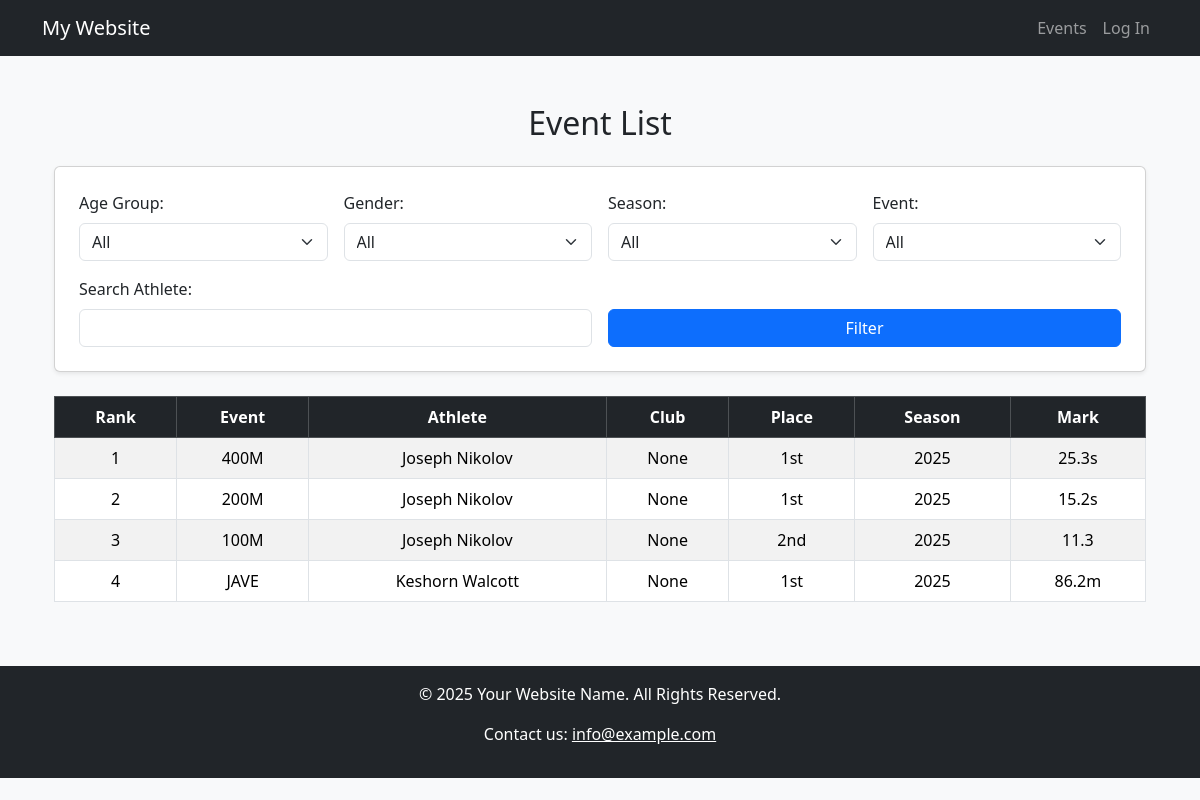
Page /events/ on the earlier database version.
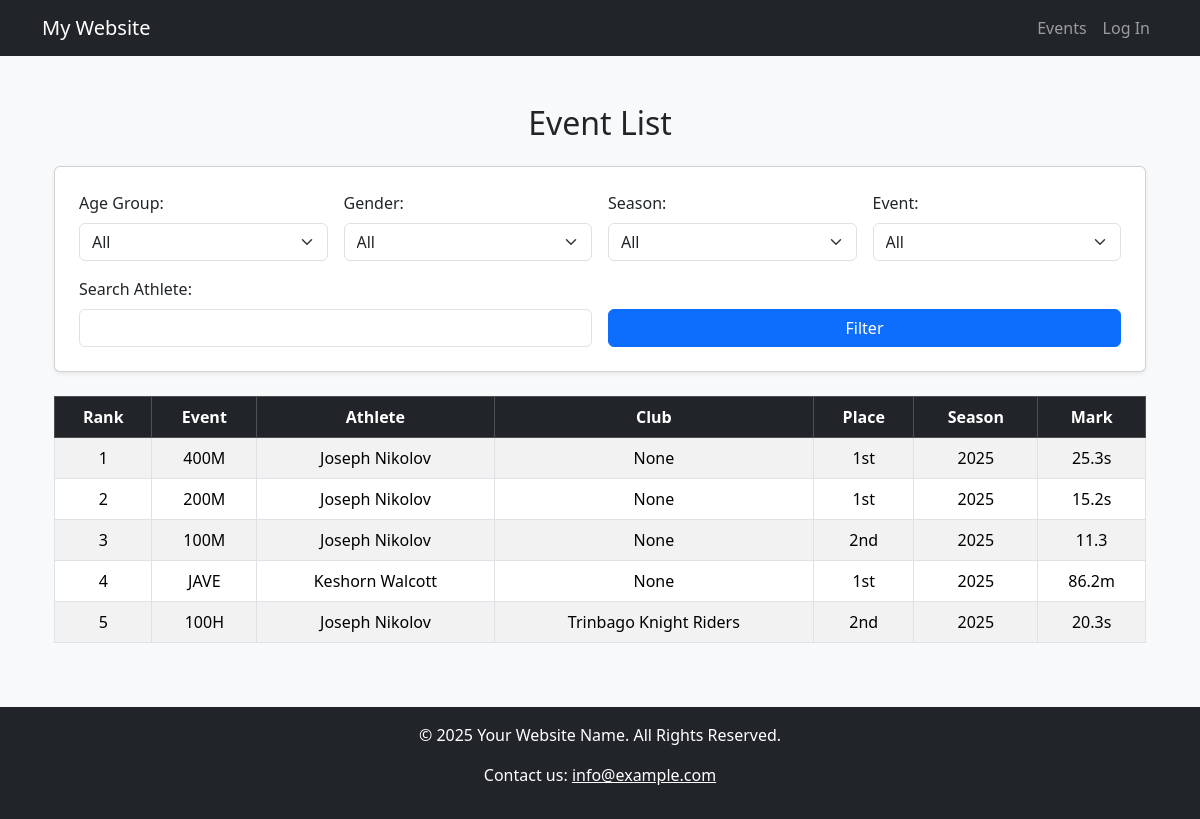
Same page on the later database version.
### webApp/models.py (models this page shows, shortened)
class Match(models.Model):
    AGES = [
        ("OPEN", "Open"),
        ("U-23", "Under-23"),
        ("U-20", "Under-20"),
        ("U-18", "Under-18"),
        ("U-17", "Under-17"),
        ("U-15", "Under-15"),
        ("U-13", "Under-13"),
        ("U-11", "Under-11"),
        ("U-09", "Under-9"),
    ]
    SEASON = [
        (2025, "2025"),
        (2024, "2024"),
        (2023, "2023"),
        (2022, "2022"),
        (2021, "2021"),
        (2020, "2020"),
        (2019, "2019"),
    ]
    EVENTS = [
        ("60M", "60 Meters"),
        ("80M", "80 Meters"),
        ("100M", "100 Meters"),
        ("200M", "200 Meters"),
        ("400M", "400 Meters"),
        ("800M", "800 Meters"),
        ("1000M", "1000 Meters"),
        ("1200M", "1200 Meters"),
        ("1500M", "1500 Meters"),
        ("3000M", "3000 Meters"),
        ("5000M", "5000 Meters"),
        ("10000M", "10000 Meters"),
        ("60H", "60 Hurdles"),
        ("100H", "100 Hurdles"),
        ("110H", "110 Hurdles"),
        ("400H", "400 Hurdles"),
        ("3000SC", "3000 SC"),
        ("4100R", "4×100 Relay"),
        ("4400R", "4×400 Relay"),
        ("HM", "Half Marathon"),
        ("M", "Marathon"),
        ("20KW", "20K Walk"),
        ("PENT", "Pentathlon"),
        ("HEPT", "Heptathlon"),
        ("OCTA", "Octathlon"),
        ("DECA", "Decathlon"),
        ("HJ", "High Jump"),
        ("LJ", "Long Jump"),
        ("TRJ", "Triple Jump"),
        ("PV", "Pole Vault"),
        ("DISCUS", "Discus"),
        ("JAVE", "Javelin"),
        ("HAM", "Hammer"),
        ("SHOT", "Shot Put"),
        ("80H", "80 Hurdles"),
        ("BT", "Ball Throw"),
    ]
    matchID = models.AutoField(primary_key=True)
    athlete = models.ForeignKey(AthleteProfile, on_delete=models.CASCADE, related_name="matches")
    event = models.CharField(max_length=20, choices=EVENTS, null=True)
    windSpeed = models.DecimalField(max_digits=3, decimal_places=1)
    place = models.CharField(max_length=200, null=True, blank=True)
    date = models.DateField(blank=False)
    location = models.CharField(max_length=200)
    mark = models.CharField(max_length=10)
    age = models.CharField(max_length=5, choices=AGES)
    club = models.CharField(max_length=200, default=None, blank=True, null=True)
    personalBest = models.DecimalField(max_digits=10, decimal_places=2, blank=True, null=True)
    season = models.IntegerField(choices=SEASON)
    gender = models.CharField(max_length=6, choices=AthleteProfile.GENDER)

class AthleteProfile(models.Model):
    GENDER = [
        ("MALE", "Male"),
        ("FEMALE", "Female")
    ]
    user = models.OneToOneField(User, on_delete=models.CASCADE, primary_key=True)
    name = models.CharField(max_length=50, null=False, blank=False)
    gender = models.CharField(max_length=6, choices=GENDER)
    weight = models.DecimalField(max_digits=6, decimal_places=2)
    height = models.DecimalField(max_digits=4, decimal_places=2)
    dob = models.DateField()
    biography = models.CharField(max_length=1000, blank=True, null=True)
    smLinks = models.URLField(max_length=500, blank=True, null=True)

### webApp/views.py (the view)
# urls.py: path('events/', views.event_list, name='event_list'),
def event_list(request):
    matches = Match.objects.all()
    users = User.objects.all()
    age_filter = request.GET.get('age', '')
    gender_filter = request.GET.get('gender', '')
    season_filter = request.GET.get('season', '')
    event_filter = request.GET.get('event', '')
    athlete_search = request.GET.get('athlete', '')
    if age_filter:
        matches = matches.filter(age=age_filter)
    if gender_filter:
        matches = matches.filter(gender=gender_filter)
    if season_filter:
        matches = matches.filter(season=season_filter)
    if event_filter:
        matches = matches.filter(event=event_filter)
    if athlete_search:
        matches = matches.filter(athlete__name__icontains=athlete_search)
    event_types = {
        "60M": "ascending",
        "80M": "ascending",
        "100M": "ascending",
        "200M": "ascending",
        "400M": "ascending",
        "800M": "ascending",
        "1000M": "ascending",
        "1200M": "ascending",
        "1500M": "ascending",
        "3000M": "ascending",
        "5000M": "ascending",
        "10000M": "ascending",
        "60H": "ascending",
        "80H": "ascending",
        "100H": "ascending",
        "110H": "ascending",
        "400H": "ascending",
        "3000SC": "ascending",
        "4100R": "ascending",
        "4400R": "ascending",
        "HM": "ascending",   # Half Marathon
        "M": "ascending",    # Marathon
        "20KW": "ascending",
        "PENT": "descending",  # Pentathlon
        "HEPT": "descending",  # Heptathlon
        "OCTA": "descending",  # Octathlon
        "DECA": "descending",  # Decathlon
        "HJ": "descending",  # High Jump
        "LJ": "descending",  # Long Jump
        "TRJ": "descending", # Triple Jump
        "PV": "descending",  # Pole Vault
        "DISCUS": "descending",
        "JAVE": "descending",  # Javelin
        "HAM": "descending",   # Hammer
        "SHOT": "descending",  # Shot Put
        "BT": "descending",    # Ball Throw
    }
    if event_filter and event_filter in event_types:
        if event_types[event_filter] == "ascending":
            matches = matches.order_by("mark")  # Lower is better (race times)
        else:
            matches = matches.order_by("-mark")  # Higher is better (jump distances, throws)
    ranked_matches = []
    previous_mark = None
    rank = 0
    for i, match in enumerate(matches):
        if previous_mark != match.mark:
            rank = i + 1  # Assign new rank if performance differs
        previous_mark = match.mark
        match.rank = rank  # Attach rank dynamically
        ranked_matches.append(match)
    context = {
        'matches': ranked_matches,
        'users': users,
        'age_filter': age_filter,
        'gender_filter': gender_filter,
        'season_filter': season_filter,
        'event_filter': event_filter,
        'athlete_search': athlete_search,
        'age_choices': Match.AGES,
        'event_choices': Match.EVENTS,
        'season_choices': Match.SEASON,
    }
    return render(request, 'website/event_list.html', context)

### webApp/templates/website/event_list.html (shortened to what this page needs)
{% extends 'website/layout.html' %}
{% block body %}
<div class="container my-5">
    <h2 class="text-center mb-4">Event List</h2>
    <div class="card shadow-sm p-4 mb-4">
        <form method="get" class="row g-3">
            <div class="col-md-3">
                <label for="age" class="form-label">Age Group:</label>
                <select name="age" class="form-select">
                    <option value="">All</option>
                </select>
            </div>
            <div class="col-md-3">
                <label for="gender" class="form-label">Gender:</label>
                <select name="gender" class="form-select">
                    <option value="">All</option>
                </select>
            </div>
            <div class="col-md-3">
                <label for="season" class="form-label">Season:</label>
                <select name="season" class="form-select">
                    <option value="">All</option>
                </select>
            </div>
            <div class="col-md-3">
                <label for="event" class="form-label">Event:</label>
                <select name="event" class="form-select">
                    <option value="">All</option>
                </select>
            </div>
            <div class="col-md-6">
                <label for="athlete" class="form-label">Search Athlete:</label>
                <input type="text" name="athlete" value="{{ athlete_search }}" class="form-control">
            </div>
            <div class="col-md-6 d-flex align-items-end">
                <button type="submit" class="btn btn-primary w-100">Filter</button>
            </div>
        </form>
    </div>
    <div class="table-responsive">
        <table class="table table-striped table-bordered text-center">
            <thead class="table-dark">
                <tr>
                    <th>Rank</th>
                    <th>Event</th>
                    <th>Athlete</th>
                    <th>Club</th>
                    <th>Place</th>
                    <th>Season</th>
                    <th>Mark</th>
                </tr>
            </thead>
            <tbody>
                {% for match in matches %}
                <tr>
                    <td>{{ match.rank }}</td>
                    <td>{{ match.event }}</td>
                    <td>{{ match.athlete.name }}</td>
                    <td>{{ match.club }}</td>
                    <td>{{ match.place }}</td>
                    <td>{{ match.season }}</td>
                    <td>{{ match.mark }}</td>
                </tr>
                {% empty %}
                <tr>
                    <td colspan="7" class="text-muted">No matches found.</td>
                </tr>
                {% endfor %}
            </tbody>
        </table>
    </div>
</div>
{% endblock %}

Differences in the rows shown:
added Match: rank "5", event "100H", athlete.name "Joseph Nikolov", club "Trinbago Knight Riders", place "2nd", season "2025", mark "20.3s"
